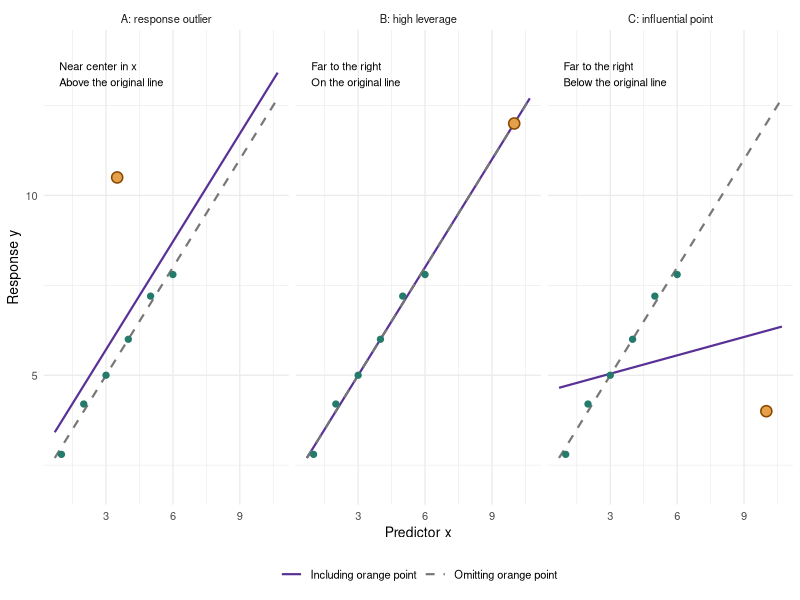

Generate this figure with R:
## ---- chunk 1
#| label: fig-ch6-influence-stories
#| echo: false
#| fig-pos: "H"
#| fig-width: 7
#| fig-height: 3.6
#| fig-cap: "The same six baseline observations appear in every panel. A shifts the line upward without changing its slope. B lies far to the right but leaves the line unchanged. C is equally far to the right and pulls the line downward, sharply reducing its slope."
#| fig-alt: "Three panels compare a dashed baseline line with a solid line after adding one point. A adds (3.5, 10.5) near the predictor center and shifts the line upward. B adds (10, 12) on the baseline line and the lines coincide. C adds (10, 4), pulling the right side of the line downward."
library(ggplot2)
ch6_base <- data.frame(x = 1:6, y = c(2.8, 4.2, 5, 6, 7.2, 7.8))
ch6_base_fit <- lm(y ~ x, data = ch6_base)
ch6_cases <- c("A: response outlier", "B: high leverage", "C: influential point")
ch6_added <- data.frame(x = c(3.5, 10, 10), y = c(10.5, 12, 4))
ch6_story_fits <- vector("list", 3)
ch6_story_data <- ch6_story_lines <- vector("list", 3)
for (j in seq_along(ch6_cases)) {
  d <- rbind(ch6_base, ch6_added[j, ])
  fit <- lm(y ~ x, data = d)
  ch6_story_fits[[j]] <- fit
  d$Case <- ch6_cases[j]
  d$Added <- seq_len(nrow(d)) == nrow(d)
  ch6_story_data[[j]] <- d
  grid <- data.frame(x = seq(0.7, 10.7, length.out = 100))
  ch6_story_lines[[j]] <- rbind(
    data.frame(grid, y = predict(fit, grid), Case = ch6_cases[j],
      Fit = "Including orange point"),
    data.frame(grid, y = predict(ch6_base_fit, grid), Case = ch6_cases[j],
      Fit = "Omitting orange point"))
}
names(ch6_story_fits) <- c("A", "B", "C")
ch6_story_data <- do.call(rbind, ch6_story_data)
ch6_story_lines <- do.call(rbind, ch6_story_lines)
ch6_story_labels <- data.frame(Case = ch6_cases,
  Label = c("Near center in x\nAbove the original line",
    "Far to the right\nOn the original line",
    "Far to the right\nBelow the original line"))
ggplot(ch6_story_data, aes(x, y)) +
  geom_line(data = ch6_story_lines, aes(colour = Fit, linetype = Fit),
    linewidth = 0.75) +
  geom_point(data = subset(ch6_story_data, !Added), colour = "#247A6B", size = 1.8) +
  geom_point(data = subset(ch6_story_data, Added), shape = 21,
    fill = "#E5A14A", colour = "#8A4700", size = 3.2, stroke = 0.8) +
  geom_text(data = ch6_story_labels, aes(x = 0.9, y = 13.7, label = Label),
    inherit.aes = FALSE, hjust = 0, vjust = 1, size = 2.8) +
  facet_wrap(~ Case, nrow = 1) +
  scale_colour_manual(values = c(`Including orange point` = "#593196",
    `Omitting orange point` = "#777777")) +
  scale_linetype_manual(values = c(`Including orange point` = "solid",
    `Omitting orange point` = "dashed")) +
  coord_cartesian(xlim = c(0.7, 10.7), ylim = c(2, 14)) +
  labs(x = "Predictor x", y = "Response y", colour = NULL, linetype = NULL) +
  theme_minimal(base_size = 10) + theme(legend.position = "bottom")
## ---- chunk 2
#| label: ch6-influence-baseline-data
#| echo: false
ch6_baseline_display <- data.frame(Variable = c("x", "y"),
  as.data.frame(rbind(ch6_base$x, ch6_base$y)))
knitr::kable(ch6_baseline_display, row.names = FALSE,
  col.names = c("Variable", paste0("Obs. ", 1:6)),
  digits = 1, format.args = list(nsmall = 1), align = "c")
## ---- chunk 3
#| label: ch6-influence-estimate-changes
#| echo: false
ch6_compare_fits <- c(list(Baseline = ch6_base_fit), ch6_story_fits)
ch6_estimate_changes <- t(vapply(ch6_compare_fits, function(m) {
  c(Intercept = unname(coef(m)[1]), Slope = unname(coef(m)[2]),
    Fitted_at_6 = unname(predict(m, newdata = data.frame(x = 6))),
    Residual_SD = sigma(m))
}, numeric(4)))
knitr::kable(data.frame(
  Fit = c("Baseline", "Baseline + A", "Baseline + B", "Baseline + C"),
  ch6_estimate_changes, row.names = NULL),
  digits = 3, format.args = list(nsmall = 3), row.names = FALSE, align = "c",
  col.names = c("Fit", "Intercept", "Slope", "Fitted mean at 6", "Residual SD"))
## ---- chunk 4
#| label: ch6-story-diagnostics
#| echo: false
ch6_story_diagnostics <- t(vapply(ch6_story_fits, function(m) {
  c(Leverage = unname(tail(hatvalues(m), 1)),
    Standardized_residual = unname(tail(rstandard(m), 1)),
    Cooks_distance = unname(tail(cooks.distance(m), 1)))
}, numeric(3)))
knitr::kable(data.frame(Point = c("A", "B", "C"),
  Added_x = ch6_added$x, Leverage = ch6_story_diagnostics[, "Leverage"]),
  digits = 3, format.args = list(nsmall = 3), row.names = FALSE, align = "c",
  col.names = c("Point", "Added x", "Leverage"))
## ---- chunk 5
#| label: ch6-story-residuals
#| echo: false
ch6_residual_comparison <- t(vapply(ch6_story_fits, function(m) {
  d <- model.frame(m)
  deleted_fit <- lm(formula(m), data = d[-nrow(d), , drop = FALSE])
  c(Residual = unname(tail(residuals(m), 1)),
    Full_fit_SD = sigma(m), Deleted_fit_SD = sigma(deleted_fit),
    Standardized = unname(tail(rstandard(m), 1)),
    Studentized = unname(tail(rstudent(m), 1)))
}, numeric(5)))
knitr::kable(data.frame(Point = c("A", "B", "C"),
  ch6_residual_comparison, row.names = NULL),
  digits = 3, format.args = list(nsmall = 3), row.names = FALSE,
  align = "c", escape = FALSE,
  col.names = c("Point", "Residual $e_i$", "$s$", "$s_{(-i)}$",
    "Standardized $r_i$", "Studentized $t_i$"))
## ---- chunk 6
#| label: ch6-influence-diagnostic-values
#| echo: false
knitr::kable(data.frame(Point = c("A", "B", "C"),
  ch6_story_diagnostics, row.names = NULL),
  digits = 3, format.args = list(nsmall = 3), row.names = FALSE, align = "c",
  col.names = c("Point", "Leverage", "Standardized residual", "Cook's distance"))
